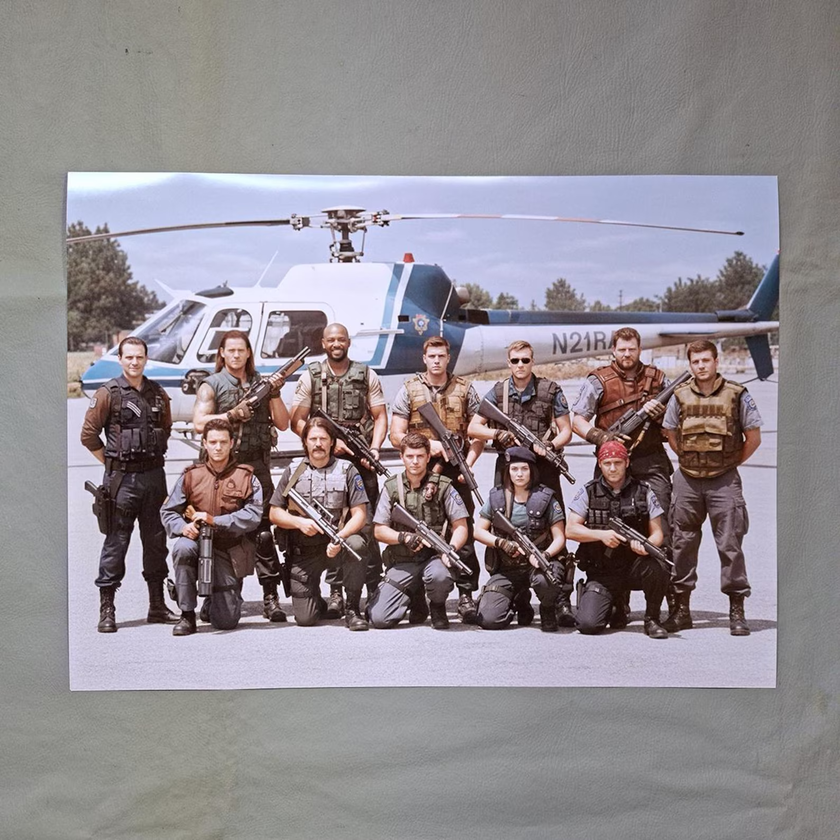
#> input picture python/computer_vision/stars.png, 840 x 840 px, shrunk from 1588 x 1588 before the run
$ python cascade_classifier.py
#> lines starting #> are read from the running program, lines starting #| are printed output that depends on the picture; after the words box and inside, x2 and y2 are one past the last pixel; in counts of white or black regions, pixels touching at a corner belong together
import cv2

image = cv2.imread('stars.png')
#> image is the input picture: shape (840, 840, 3); mean B, G, R 143.4, 138.2, 144.9

cv2.imshow('Loaded Image - No Processing', image)
cv2.waitKey(0)
cv2.destroyAllWindows()

face_cascade = cv2.CascadeClassifier(cv2.data.haarcascades + 'haarcascade_frontalface_default.xml')

#Haarcascade model, at least the one we're using, requires a grayscale to work.

grayscaled = cv2.cvtColor(image, cv2.COLOR_BGR2GRAY)
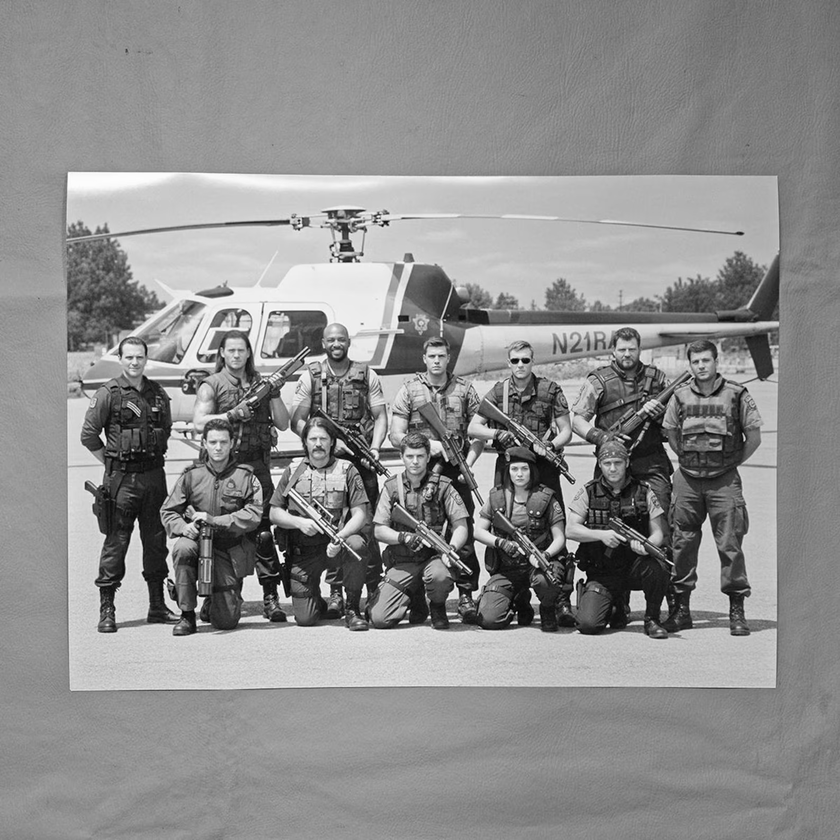
#> grayscaled: shape (840, 840); min 1, max 255, mean 140.8


cv2.imshow('Loaded Image - Grayscale', grayscaled)
cv2.waitKey(0)
cv2.destroyAllWindows()

faces = face_cascade.detectMultiScale(grayscaled, scaleFactor=1.1, minNeighbors=17)
#> faces = [[120, 347, 29, 29], [203, 430, 31, 31], [598, 452, 29, 29], [506, 458, 28, 28]]

#Draw Shapes around the detected faces

for (x, y, w, h) in faces:
    center = (x + w//2, y + h//2)   # center of the face
    radius = w//2                   # approximate radius
    cv2.circle(image, center, radius, (0, 255, 0), 2)
#> this loop made 4 passes
#> (x, y, w, h, center, radius) on passes 1 to 4: (120, 347, 29, 29, (134, 361), 14), (203, 430, 31, 31, (218, 445), 15), (598, 452, 29, 29, (612, 466), 14), (506, 458, 28, 28, (520, 472), 14)
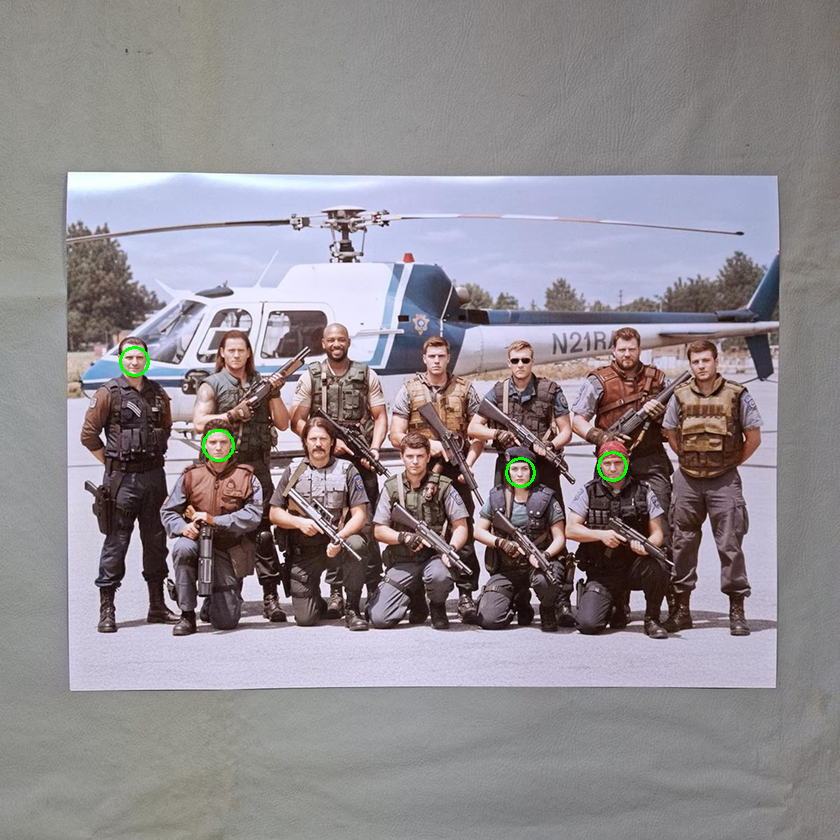
#> image: shape (840, 840, 3); 0.15% of pixels changed, all inside (x1, y1, x2, y2) = (119, 346, 628, 488)


cv2.imshow('Loaded Image - Face Detection', image)
cv2.waitKey(0)
cv2.destroyAllWindows()

$ run again, with python/computer_vision/image.png copied over python/computer_vision/stars.png
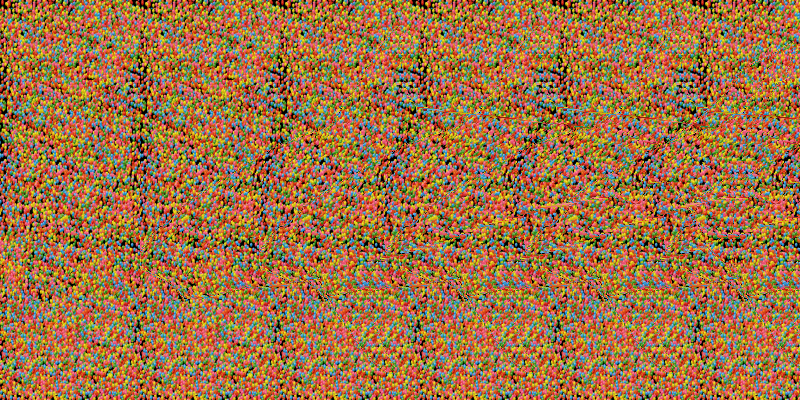
#> input picture python/computer_vision/image.png, 800 x 400 px
#> image is the input picture: shape (400, 800, 3); mean B, G, R 70.3, 113.5, 158.9
#> `grayscaled = cv2.cvtColor(image, cv2.COLOR_BGR2GRAY)`:
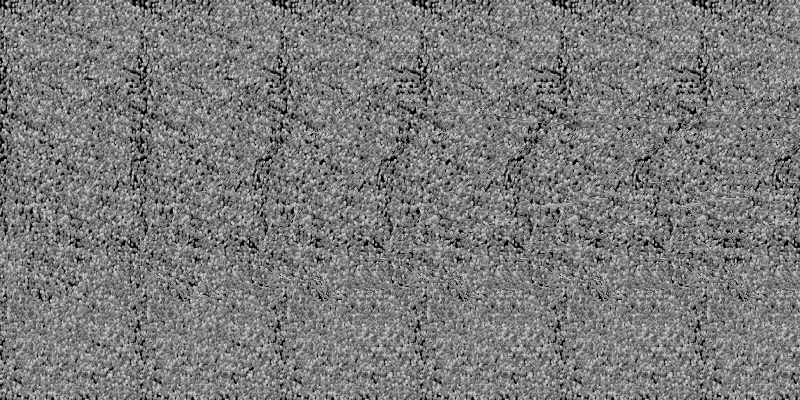
#> grayscaled: shape (400, 800); min 0, max 215, mean 122.1
#> faces = ()
